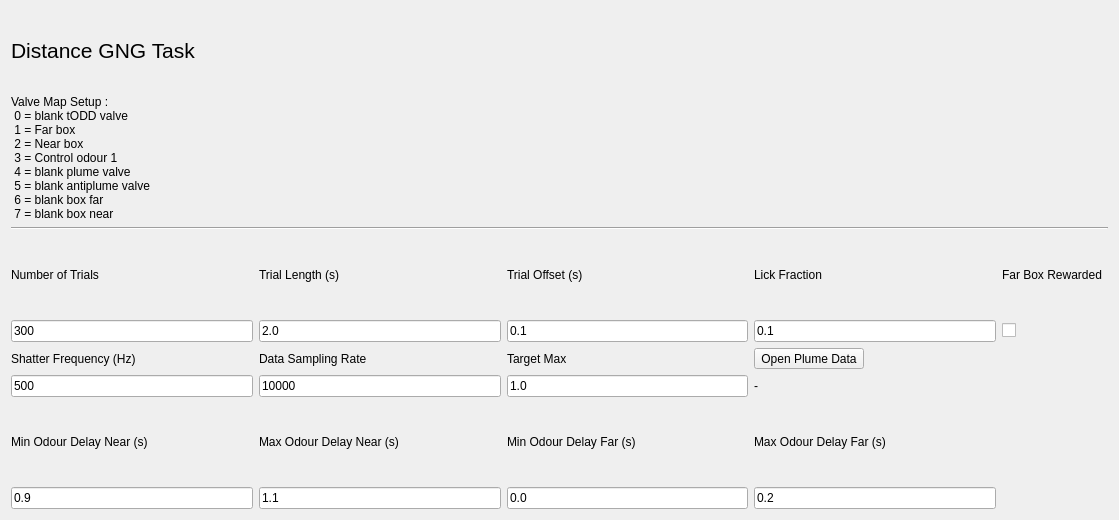
<?xml version="1.0" encoding="UTF-8"?>
<ui version="4.0">
 <class>Form</class>
 <widget class="QWidget" name="Form">
  <property name="geometry">
   <rect>
    <x>0</x>
    <y>0</y>
    <width>1119</width>
    <height>520</height>
   </rect>
  </property>
  <property name="windowTitle">
   <string>Form</string>
  </property>
  <layout class="QGridLayout" name="gridLayout">
   <item row="6" column="3">
    <widget class="QToolButton" name="openPlumeDataButton">
     <property name="text">
      <string>Open Plume Data</string>
     </property>
    </widget>
   </item>
   <item row="5" column="1">
    <widget class="QLineEdit" name="trialLengthEdit">
     <property name="text">
      <string>2.0</string>
     </property>
    </widget>
   </item>
   <item row="5" column="0">
    <widget class="QLineEdit" name="nTrialsEdit">
     <property name="text">
      <string>300</string>
     </property>
    </widget>
   </item>
   <item row="4" column="0">
    <widget class="QLabel" name="label">
     <property name="text">
      <string>Number of Trials</string>
     </property>
    </widget>
   </item>
   <item row="1" column="0" colspan="6">
    <widget class="QLabel" name="label_13">
     <property name="text">
      <string>Valve Map Setup : 
 0 = blank tODD valve 
 1 = Far box 
 2 = Near box 
 3 = Control odour 1 
 4 = blank plume valve 
 5 = blank antiplume valve 
 6 = blank box far 
 7 = blank box near </string>
     </property>
    </widget>
   </item>
   <item row="4" column="1">
    <widget class="QLabel" name="label_5">
     <property name="text">
      <string>Trial Length (s)</string>
     </property>
    </widget>
   </item>
   <item row="6" column="0">
    <widget class="QLabel" name="label_8">
     <property name="text">
      <string>Shatter Frequency (Hz)</string>
     </property>
    </widget>
   </item>
   <item row="7" column="2">
    <widget class="QLineEdit" name="targetMaxEdit">
     <property name="text">
      <string>1.0</string>
     </property>
    </widget>
   </item>
   <item row="2" column="0" colspan="6">
    <widget class="Line" name="line_2">
     <property name="orientation">
      <enum>Qt::Horizontal</enum>
     </property>
    </widget>
   </item>
   <item row="6" column="2">
    <widget class="QLabel" name="label_10">
     <property name="text">
      <string>Target Max</string>
     </property>
    </widget>
   </item>
   <item row="0" column="0" colspan="4">
    <widget class="QLabel" name="label_3">
     <property name="font">
      <font>
       <pointsize>16</pointsize>
      </font>
     </property>
     <property name="text">
      <string>Distance GNG Task</string>
     </property>
     <property name="scaledContents">
      <bool>false</bool>
     </property>
    </widget>
   </item>
   <item row="7" column="1">
    <widget class="QLineEdit" name="dataSamplingRateEdit">
     <property name="text">
      <string>10000</string>
     </property>
    </widget>
   </item>
   <item row="6" column="1">
    <widget class="QLabel" name="label_9">
     <property name="text">
      <string>Data Sampling Rate</string>
     </property>
    </widget>
   </item>
   <item row="7" column="3">
    <widget class="QLabel" name="plumeDataLabel">
     <property name="text">
      <string>-</string>
     </property>
    </widget>
   </item>
   <item row="7" column="0">
    <widget class="QLineEdit" name="shatterHzEdit">
     <property name="text">
      <string>500</string>
     </property>
    </widget>
   </item>
   <item row="5" column="2">
    <widget class="QLineEdit" name="offsetEdit">
     <property name="text">
      <string>0.1</string>
     </property>
    </widget>
   </item>
   <item row="8" column="0">
    <widget class="QLabel" name="label_2">
     <property name="text">
      <string>Min Odour Delay Near (s)</string>
     </property>
    </widget>
   </item>
   <item row="9" column="0">
    <widget class="QLineEdit" name="mindelayNearEdit">
     <property name="text">
      <string>0.9</string>
     </property>
    </widget>
   </item>
   <item row="4" column="2">
    <widget class="QLabel" name="label_4">
     <property name="enabled">
      <bool>true</bool>
     </property>
     <property name="text">
      <string>Trial Offset (s)</string>
     </property>
    </widget>
   </item>
   <item row="9" column="2">
    <widget class="QLineEdit" name="mindelayFarEdit">
     <property name="text">
      <string>0.0</string>
     </property>
    </widget>
   </item>
   <item row="8" column="2">
    <widget class="QLabel" name="label_15">
     <property name="text">
      <string>Min Odour Delay Far (s)</string>
     </property>
    </widget>
   </item>
   <item row="8" column="1">
    <widget class="QLabel" name="label_11">
     <property name="text">
      <string>Max Odour Delay Near (s)</string>
     </property>
    </widget>
   </item>
   <item row="9" column="1">
    <widget class="QLineEdit" name="maxdelayNearEdit">
     <property name="text">
      <string>1.1</string>
     </property>
    </widget>
   </item>
   <item row="5" column="4">
    <widget class="QCheckBox" name="FarBoxRewardedCheck">
     <property name="text">
      <string/>
     </property>
    </widget>
   </item>
   <item row="4" column="4">
    <widget class="QLabel" name="label_7">
     <property name="text">
      <string>Far Box Rewarded</string>
     </property>
    </widget>
   </item>
   <item row="4" column="3">
    <widget class="QLabel" name="label_6">
     <property name="text">
      <string>Lick Fraction</string>
     </property>
    </widget>
   </item>
   <item row="5" column="3">
    <widget class="QLineEdit" name="lickFractionEdit">
     <property name="text">
      <string>0.1</string>
     </property>
    </widget>
   </item>
   <item row="8" column="3">
    <widget class="QLabel" name="label_12">
     <property name="text">
      <string>Max Odour Delay Far (s)</string>
     </property>
    </widget>
   </item>
   <item row="9" column="3">
    <widget class="QLineEdit" name="maxdelayFarEdit">
     <property name="text">
      <string>0.2</string>
     </property>
    </widget>
   </item>
  </layout>
 </widget>
 <resources/>
 <connections/>
</ui>
